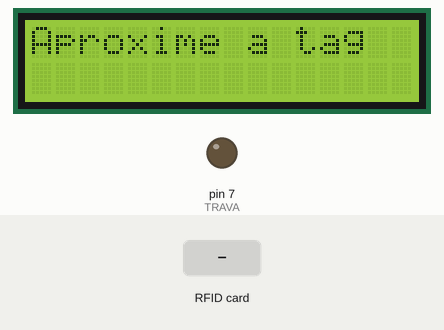
This sketch was run on a simulated Arduino Uno, built with avr-gcc and run on an emulated ATmega328P. Parts: 16×2 character LCD, output pins drawn as LEDs (lit = HIGH). Inputs (shaded band) come from the test bench. Pins used as bus, display or sensor lines are not drawn; what the sketch prints to the serial monitor is not drawn.

Above: at 1.3 s.
1.4 s: RFID card A1 B2 C3 D4 held to the reader
At 2.3 s:
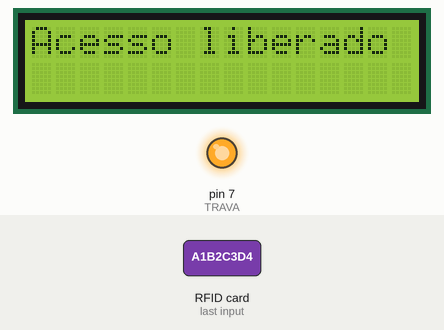
5.9 s: RFID card 5E 7A 19 C4 held to the reader
At 6.6 s:
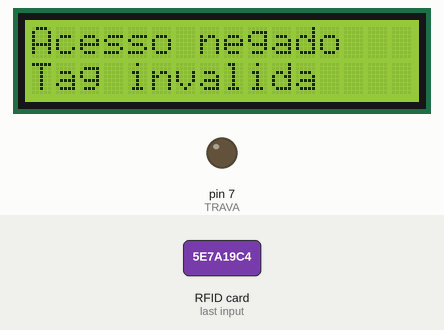
8.9 s: RFID card 11 22 33 44 held to the reader
At 13.1 s:
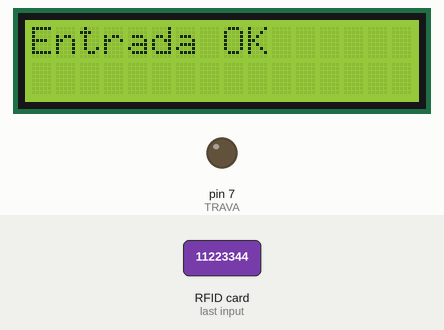
Timing chart, 0 to 14.6 s (numbered marks = the images above; inputs shaded):
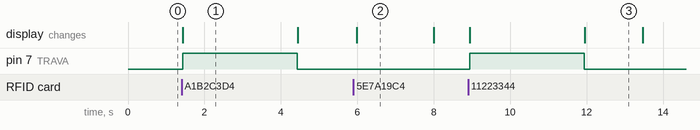

The sketch:

restricao_de_acesso.ino
```cpp
#include <SPI.h>
#include <MFRC522.h>
#include <Wire.h>
#include <LiquidCrystal_I2C.h>

#define SDA 10
#define RST 9
#define TRAVA 7

MFRC522 LeitorRFID(SDA, RST);
LiquidCrystal_I2C lcd(0x27, 16, 2);

bool Cadastrado = false;
String IDtag = "";

String TagsCadastradas[] = {
  "a1b2c3d4",
  "11223344"
};

bool funcionarioAtivo = true;
bool temPermissao = true;

void setup() {

  Serial.begin(9600);
  SPI.begin();
  LeitorRFID.PCD_Init();

  pinMode(TRAVA, OUTPUT);
  digitalWrite(TRAVA, LOW);

  lcd.init();
  lcd.backlight();

  lcd.setCursor(0, 0);
  lcd.print("Aproxime a tag");

  Serial.println("Sistema iniciado");
}

void loop() {
  Leitura();
}


void Leitura() {


  lcd.setCursor(0, 0);
  lcd.print("Aproxime a tag ");

  if (!LeitorRFID.PICC_IsNewCardPresent()) {
    return;
  }

  if (!LeitorRFID.PICC_ReadCardSerial()) {
    return;
  }

  verificarCadastro();

  LeitorRFID.PICC_HaltA();
  LeitorRFID.PCD_StopCrypto1();
}


void verificarCadastro() {

  verificarTag();

  if (!Cadastrado) {
    Serial.println("Tag invalida");

    lcd.clear();
    lcd.setCursor(0, 0);
    lcd.print("Acesso negado");
    lcd.setCursor(0, 1);
    lcd.print("Tag invalida");

    delay(2000);
    return;
  }

  if (!funcionarioAtivo) {
    lcd.clear();
    lcd.print("Funcionario OFF");
    delay(2000);
    return;
  }

  if (!temPermissao) {
    lcd.clear();
    lcd.print("Sem permissao");
    delay(2000);
    return;
  }

  liberarAcesso();
}


void verificarTag() {

  Cadastrado = false;
  IDtag = "";

  for (byte i = 0; i < LeitorRFID.uid.size; i++) {

    if (LeitorRFID.uid.uidByte[i] < 0x10)
      IDtag += "0";

    IDtag += String(LeitorRFID.uid.uidByte[i], HEX);
  }

  IDtag.toLowerCase();

  Serial.print("ID: ");
  Serial.println(IDtag);

  for (int i = 0; i < (sizeof(TagsCadastradas) / sizeof(String)); i++) {
    if (IDtag == TagsCadastradas[i]) {
      Cadastrado = true;
      break;
    }
  }
}

void liberarAcesso() {

  Serial.println("Acesso liberado");

  lcd.clear();
  lcd.print("Acesso liberado");

  digitalWrite(TRAVA, HIGH);
  delay(3000);
  digitalWrite(TRAVA, LOW);

  lcd.clear();
  lcd.print("Entrada OK");

  delay(1500);

  Serial.println("Entrada registrada");
}
```

Measured:
- after the input at 1.4 s, pin 7 (TRAVA): LOW → HIGH at once, → LOW 3.0 s later; the display: changes at once (image 1)
- after the input at 5.9 s, the display: changes after 0.09 s (image 2)
- after the input at 8.9 s, pin 7 (TRAVA): LOW → HIGH at once, → LOW 3.0 s later; the display: first changes at once (image 3 shows a later state)
- what the display in image 1 shows lasts 3.0 s, from 1.4 s to 4.4 s
- what the display in image 2 shows lasts 2.0 s, from 6.0 s to 8.0 s
